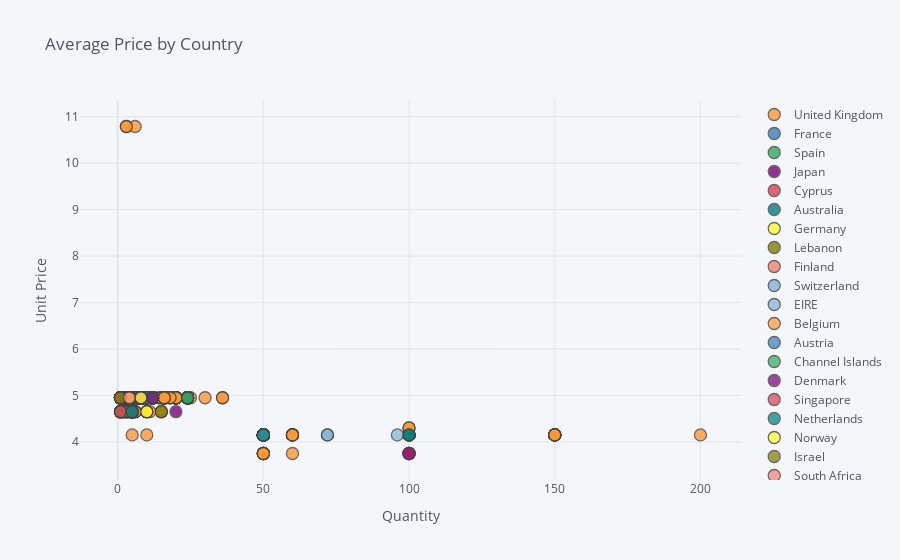

Here is the notebook cell this chart was saved with:
### Code cell
df2.iplot(x='Quantity', y='UnitPrice', categories='Country',
           xTitle='Quantity', yTitle='Unit Price',
           title='Average Price by Country')

### Figure 1 — Plotly figure (JSON) as saved in the notebook; plotly's stock layout.template omitted (floating-point values rounded to 4 significant figures; data arrays with more than 128 entries replaced by an {"elided": "..."} marker saying what was removed)
{"data": [{"marker": {"color": "rgba(255, 153, 51, 1.0)", "line": {"width": 1.3}, "opacity": 0.8, "size": 12, "symbol": "circle"}, "mode": "markers", "name": "United Kingdom", "textfont": {"color": "#4D5663"}, "type": "scatter", "x": {"elided": "1307 int values"}, "y": {"elided": "1307 float values"}}, {"marker": {"color": "rgba(55, 128, 191, 1.0)", "line": {"width": 1.3}, "opacity": 0.8, "size": 12, "symbol": "circle"}, "mode": "markers", "name": "France", "textfont": {"color": "#4D5663"}, "type": "scatter", "x": [5, 5, 10, 12, 2, 12, 4, 4, 4, 4, 12, 8, 4, 4, 4, 4, 4, 4, 4, 4, 4, 8], "y": [4.65, 4.65, 4.95, 4.95, 4.95, 4.95, 4.95, 4.95, 4.95, 4.95, 4.95, 4.95, 4.95, 4.95, 4.95, 4.95, 4.95, 4.95, 4.95, 4.95, 4.95, 4.95]}, {"marker": {"color": "rgba(50, 171, 96, 1.0)", "line": {"width": 1.3}, "opacity": 0.8, "size": 12, "symbol": "circle"}, "mode": "markers", "name": "Spain", "textfont": {"color": "#4D5663"}, "type": "scatter", "x": [1, 5, 5, 8, 4, 3, 4, 8], "y": [4.65, 4.65, 4.65, 4.95, 4.95, 4.95, 4.95, 4.95]}, {"marker": {"color": "rgba(128, 0, 128, 1.0)", "line": {"width": 1.3}, "opacity": 0.8, "size": 12, "symbol": "circle"}, "mode": "markers", "name": "Japan", "textfont": {"color": "#4D5663"}, "type": "scatter", "x": [20, 100, 50], "y": [4.65, 3.75, 4.15]}, {"marker": {"color": "rgba(219, 64, 82, 1.0)", "line": {"width": 1.3}, "opacity": 0.8, "size": 12, "symbol": "circle"}, "mode": "markers", "name": "Cyprus", "textfont": {"color": "#4D5663"}, "type": "scatter", "x": [1, 5, 1], "y": [4.65, 4.65, 4.95]}, {"marker": {"color": "rgba(0, 128, 128, 1.0)", "line": {"width": 1.3}, "opacity": 0.8, "size": 12, "symbol": "circle"}, "mode": "markers", "name": "Australia", "textfont": {"color": "#4D5663"}, "type": "scatter", "x": [5, 4, 12, 100, 24, 8, 100, 12], "y": [4.65, 4.95, 4.95, 4.15, 4.95, 4.95, 4.15, 4.95]}, {"marker": {"color": "rgba(255, 255, 51, 1.0)", "line": {"width": 1.3}, "opacity": 0.8, "size": 12, "symbol": "circle"}, "mode": "markers", "name": "Germany", "textfont": {"color": "#4D5663"}, "type": "scatter", "x": [10, 4, 4, 8, 8], "y": [4.65, 4.95, 4.95, 4.95, 4.95]}, {"marker": {"color": "rgba(128, 128, 0, 1.0)", "line": {"width": 1.3}, "opacity": 0.8, "size": 12, "symbol": "circle"}, "mode": "markers", "name": "Lebanon", "textfont": {"color": "#4D5663"}, "type": "scatter", "x": [15], "y": [4.65]}, {"marker": {"color": "rgba(251, 128, 114, 1.0)", "line": {"width": 1.3}, "opacity": 0.8, "size": 12, "symbol": "circle"}, "mode": "markers", "name": "Finland", "textfont": {"color": "#4D5663"}, "type": "scatter", "x": [4, 8], "y": [4.95, 4.95]}, {"marker": {"color": "rgba(128, 177, 211, 1.0)", "line": {"width": 1.3}, "opacity": 0.8, "size": 12, "symbol": "circle"}, "mode": "markers", "name": "Switzerland", "textfont": {"color": "#4D5663"}, "type": "scatter", "x": [8, 4, 12, 50, 12], "y": [4.95, 4.95, 4.95, 4.15, 4.95]}, {"marker": {"color": "rgba(128, 177, 211, 0.8999999999999999)", "line": {"width": 1.3}, "opacity": 0.8, "size": 12, "symbol": "circle"}, "mode": "markers", "name": "EIRE", "textfont": {"color": "#4D5663"}, "type": "scatter", "x": [4, 50, 4, 8, 50, 4, 72, 4, 72, 4, 3, 4, 4, 4, 8, 4, 4, 96, 4], "y": [4.95, 4.15, 4.95, 4.95, 4.15, 4.95, 4.15, 4.95, 4.15, 4.95, 4.95, 4.95, 4.95, 4.95, 4.95, 4.95, 4.95, 4.15, 4.95]}, {"marker": {"color": "rgba(255, 153, 51, 0.8999999999999999)", "line": {"width": 1.3}, "opacity": 0.8, "size": 12, "symbol": "circle"}, "mode": "markers", "name": "Belgium", "textfont": {"color": "#4D5663"}, "type": "scatter", "x": [4, 4], "y": [4.95, 4.95]}, {"marker": {"color": "rgba(55, 128, 191, 0.8999999999999999)", "line": {"width": 1.3}, "opacity": 0.8, "size": 12, "symbol": "circle"}, "mode": "markers", "name": "Austria", "textfont": {"color": "#4D5663"}, "type": "scatter", "x": [8], "y": [4.95]}, {"marker": {"color": "rgba(50, 171, 96, 0.8999999999999999)", "line": {"width": 1.3}, "opacity": 0.8, "size": 12, "symbol": "circle"}, "mode": "markers", "name": "Channel Islands", "textfont": {"color": "#4D5663"}, "type": "scatter", "x": [12, 4, 24], "y": [4.95, 4.95, 4.95]}, {"marker": {"color": "rgba(128, 0, 128, 0.8999999999999999)", "line": {"width": 1.3}, "opacity": 0.8, "size": 12, "symbol": "circle"}, "mode": "markers", "name": "Denmark", "textfont": {"color": "#4D5663"}, "type": "scatter", "x": [12], "y": [4.95]}, {"marker": {"color": "rgba(219, 64, 82, 0.8999999999999999)", "line": {"width": 1.3}, "opacity": 0.8, "size": 12, "symbol": "circle"}, "mode": "markers", "name": "Singapore", "textfont": {"color": "#4D5663"}, "type": "scatter", "x": [8], "y": [4.95]}, {"marker": {"color": "rgba(0, 128, 128, 0.8999999999999999)", "line": {"width": 1.3}, "opacity": 0.8, "size": 12, "symbol": "circle"}, "mode": "markers", "name": "Netherlands", "textfont": {"color": "#4D5663"}, "type": "scatter", "x": [50], "y": [4.15]}, {"marker": {"color": "rgba(255, 255, 51, 0.8999999999999999)", "line": {"width": 1.3}, "opacity": 0.8, "size": 12, "symbol": "circle"}, "mode": "markers", "name": "Norway", "textfont": {"color": "#4D5663"}, "type": "scatter", "x": [4, 8], "y": [4.95, 4.95]}, {"marker": {"color": "rgba(128, 128, 0, 0.8999999999999999)", "line": {"width": 1.3}, "opacity": 0.8, "size": 12, "symbol": "circle"}, "mode": "markers", "name": "Israel", "textfont": {"color": "#4D5663"}, "type": "scatter", "x": [1], "y": [4.95]}, {"marker": {"color": "rgba(251, 128, 114, 0.8999999999999999)", "line": {"width": 1.3}, "opacity": 0.8, "size": 12, "symbol": "circle"}, "mode": "markers", "name": "South Africa", "textfont": {"color": "#4D5663"}, "type": "scatter", "x": [4], "y": [4.95]}], "layout": {"legend": {"bgcolor": "#F5F6F9", "font": {"color": "#4D5663"}}, "paper_bgcolor": "#F5F6F9", "plot_bgcolor": "#F5F6F9", "title": {"font": {"color": "#4D5663"}, "text": "Average Price by Country"}, "xaxis": {"gridcolor": "#E1E5ED", "showgrid": true, "tickfont": {"color": "#4D5663"}, "title": {"font": {"color": "#4D5663"}, "text": "Quantity"}, "zerolinecolor": "#E1E5ED"}, "yaxis": {"gridcolor": "#E1E5ED", "showgrid": true, "tickfont": {"color": "#4D5663"}, "title": {"font": {"color": "#4D5663"}, "text": "Unit Price"}, "zerolinecolor": "#E1E5ED"}}}
